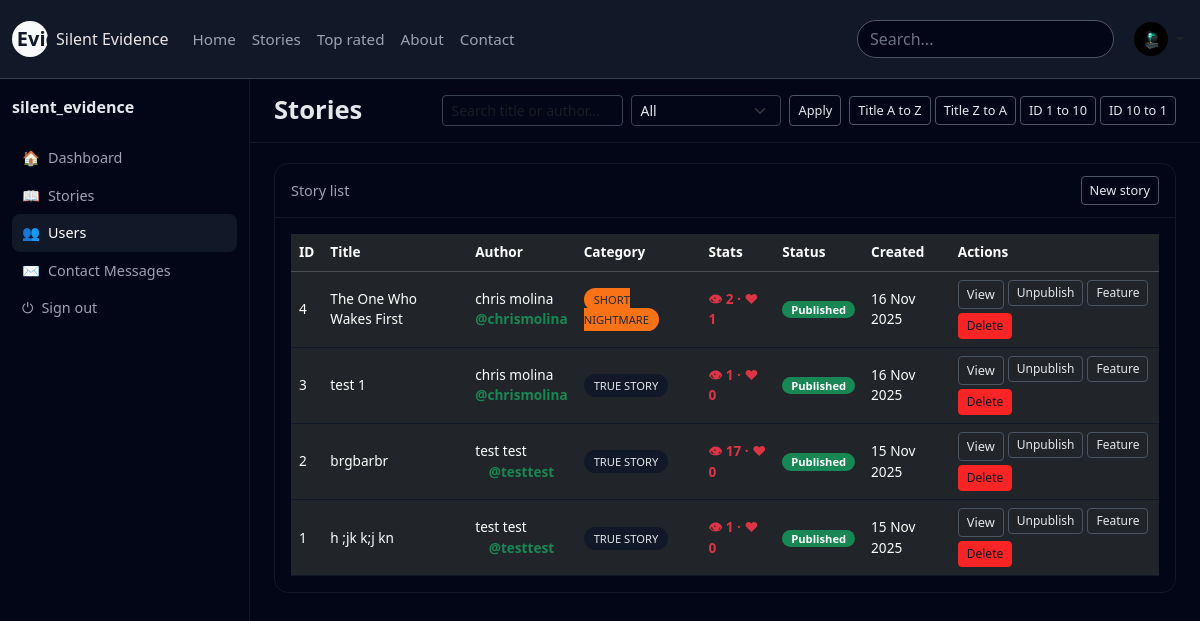
Before: /stories_list.php (signed in) with the older database file.
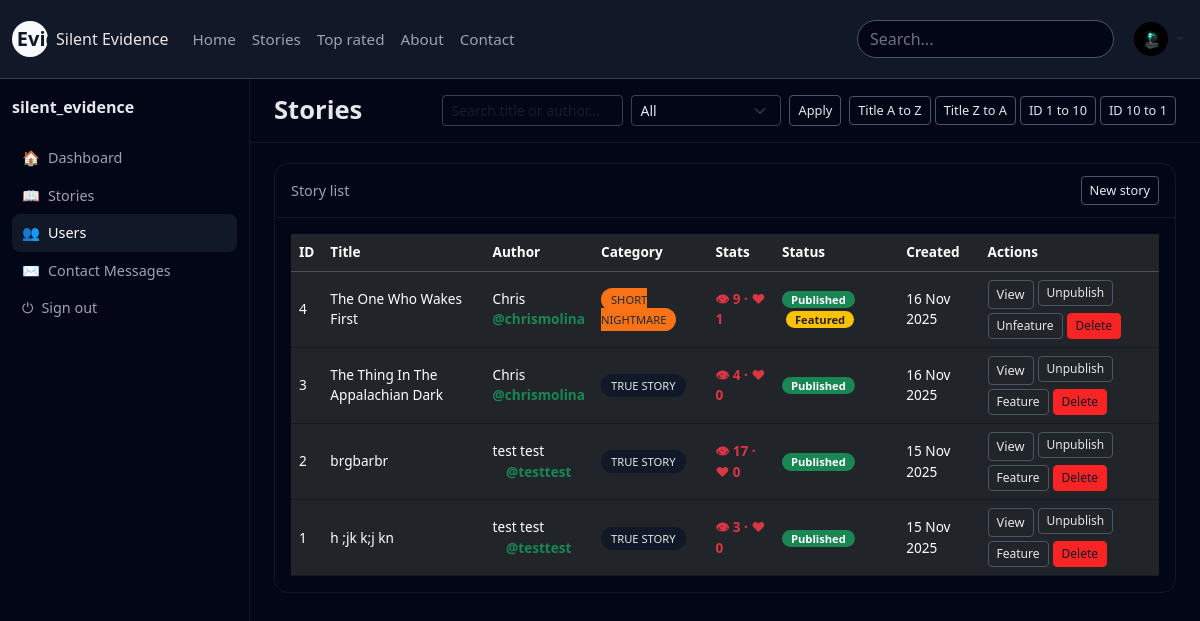
After: the same page with the newer database file.
### tables this page shows
CREATE TABLE `stories` (
  `id` int(10) UNSIGNED NOT NULL,
  `user_id` int(10) UNSIGNED NOT NULL,
  `title` varchar(200) NOT NULL,
  `slug` varchar(220) NOT NULL,
  `category` enum('true','paranormal','urban','short','haunted','ghosts','missing','crime','sleep','forest','night','calls','creatures','abandoned','psychological') NOT NULL DEFAULT 'true',
  `content` longtext NOT NULL,
  `image_path` varchar(255) DEFAULT NULL,
  `is_published` tinyint(1) NOT NULL DEFAULT 1,
  `is_featured` tinyint(1) NOT NULL DEFAULT 0,
  `views` int(10) UNSIGNED NOT NULL DEFAULT 0,
  `likes` int(10) UNSIGNED NOT NULL DEFAULT 0,
  `image` varchar(255) DEFAULT NULL,
  `created_at` datetime NOT NULL DEFAULT current_timestamp(),
  `updated_at` datetime NOT NULL DEFAULT current_timestamp() ON UPDATE current_timestamp()
);

CREATE TABLE `users` (
  `id` int(10) UNSIGNED NOT NULL,
  `username` varchar(50) NOT NULL,
  `email` varchar(190) NOT NULL,
  `password_hash` varchar(255) NOT NULL,
  `display_name` varchar(100) NOT NULL,
  `avatar` varchar(255) DEFAULT NULL,
  `bio` text DEFAULT NULL,
  `role` enum('user','admin') NOT NULL DEFAULT 'user',
  `created_at` datetime NOT NULL DEFAULT current_timestamp(),
  `last_login` datetime DEFAULT NULL
);

### stories_list.php (the view, shortened to what the changed rows need)
<?php session_start();
require 'include/db.php';
$sort = $_GET['sort'] ?? '';
$params = [];
$sql = 'SELECT s.id, s.title, s.category, s.is_published, s.is_featured, s.views, s.likes, s.created_at, u.display_name, u.username FROM stories s JOIN users u ON u.id = s.user_id';
if ($sort === 'title_az') {
    $sql .= ' ORDER BY s.title ASC';
} elseif ($sort === 'title_za') {
    $sql .= ' ORDER BY s.title DESC';
} elseif ($sort === 'id_asc') {
    $sql .= ' ORDER BY s.id ASC';
} elseif ($sort === 'id_desc') {
    $sql .= ' ORDER BY s.id DESC';
} else {
    $sql .= ' ORDER BY s.created_at DESC';
}
$stmt = $pdo->prepare($sql);
$stmt->execute($params);
$stories = $stmt->fetchAll();
$sortUrlIdDesc = 'stories_list.php?' . http_build_query($idDescParams); ?>
<!doctype html>
<html lang="en">
<head>
    <link href="https://cdn.jsdelivr.net/npm/bootstrap@5.3.3/dist/css/bootstrap.min.css" rel="stylesheet">
</head>
<body> <?php include 'include/header.php'; ?> <div class="layout-wrapper">
        <div class="main-area">
            <div class="main-header d-flex flex-wrap justify-content-between align-items-center gap-2">
                <h1 class="page-title mb-0">Stories</h1>
            </div>
            <div class="main-content">
                <div class="card-dark">
                    <div class="card-dark-body">
                        <?php if (!$stories): ?>
                            <p class="small text-muted mb-0">No stories found.</p>
                        <?php else: ?>
                            <div class="table-responsive">
                                <table class="table table-dark table-hover align-middle table-dark-custom mb-0">
                                    <thead>
                                        <tr>
                                            <th>ID</th>
                                            <th>Title</th>
                                            <th>Author</th>
                                            <th>Category</th>
                                            <th>Stats</th>
                                            <th>Status</th>
                                            <th>Created</th>
                                            <th>Actions</th>
                                        </tr>
                                    </thead>
                                    <tbody>
                                        <?php foreach ($stories as $s): ?>
                                            <tr>
                                                <td><?php echo (int)$s['id']; ?></td>
                                                <td><?php echo htmlspecialchars($s['title']); ?></td>
                                                <td>
                                                    <?php echo htmlspecialchars($s['display_name'] ?: $s['username']); ?>
                                                    <span class="text-success text-center fw-bold d-block">
                                                        @<?php echo htmlspecialchars($s['username']); ?>
                                                    </span>
                                                </td>
                                                <td>
                                                    <?php
                                                    $cat   = $s['category'];
                                                    $label = 'Other';
                                                    $cls   = 'badge-cat';
                                                    if ($cat === 'true') {
                                                        $label = 'True story';
                                                        $cls  .= ' badge-cat-true';
                                                    } elseif ($cat === 'paranormal') {
                                                        $label = 'Paranormal';
                                                        $cls  .= ' badge-cat-paranormal';
                                                    } elseif ($cat === 'urban') {
                                                        $label = 'Urban legend';
                                                        $cls  .= ' badge-cat-urban';
                                                    } elseif ($cat === 'short') {
                                                        $label = 'Short nightmare';
                                                        $cls  .= ' badge-cat-short';
                                                    }
                                                    ?>
                                                    <span class="<?php echo $cls; ?>">
                                                        <?php echo htmlspecialchars($label); ?>
                                                    </span>
                                                </td>
                                                <td>
                                                    <span class=" text-danger  fw-bold">
                                                        👁 <?php echo (int)$s['views']; ?>
                                                        · ❤ <?php echo (int)$s['likes']; ?>
                                                    </span>
                                                </td>
                                                <td>
                                                    <?php if ($s['is_published']): ?>
                                                        <span class="badge bg-success badge-published">Published</span>
                                                    <?php else: ?>
                                                        <span class="badge bg-secondary badge-published">Draft</span>
                                                    <?php endif; ?>
                                                    <?php if ($s['is_featured']): ?>
                                                        <span class="badge bg-warning text-dark badge-published ms-1">Featured</span>
                                                    <?php endif; ?>
                                                </td>
                                                <td><?php echo date('d M Y', strtotime($s['created_at'])); ?></td>
                                                <td>
                                                    <div class="d-flex flex-wrap gap-1">
                                                        <a href="story.php?id=<?php echo (int)$s['id']; ?>" class="btn btn-outline-silent btn-sm">
                                                            View
                                                        </a>
                                                        <form method="post" class="d-inline action-form">
                                                            <button class="btn btn-outline-silent btn-sm" type="submit">
                                                                <?php echo $s['is_published'] ? 'Unpublish' : 'Publish'; ?>
                                                            </button>
                                                        </form>
                                                        <form method="post" class="d-inline action-form">
                                                            <button class="btn btn-outline-silent btn-sm" type="submit">
                                                                <?php echo $s['is_featured'] ? 'Unfeature' : 'Feature'; ?>
                                                            </button>
                                                        </form>
                                                        <form method="post" class="d-inline action-form" onsubmit="return confirm('Delete this story');">
                                                            <button class="btn btn-outline-danger btn-sm" type="submit">
                                                                Delete
                                                            </button>
                                                        </form>
                                                    </div>
                                                </td>
                                            </tr>
                                        <?php endforeach; ?>
                                    </tbody>
                                </table>
                            </div>
                        <?php endif; ?>
                    </div>
                </div>
            </div>
        </div>
    </div>
</body>
</html>

Changed rows visible on the page:
changed stories "The One Who Wakes First": user.display_name "chris molina" → "Chris"; views "2" → "9"; is_featured "Feature" → "Featured Unfeature"
changed stories id 3: title "test 1" → "The Thing In The Appalachian Dark"; user.display_name "chris molina" → "Chris"; views "1" → "4"
changed stories "h ;jk k;j kn": views "1" → "3"
